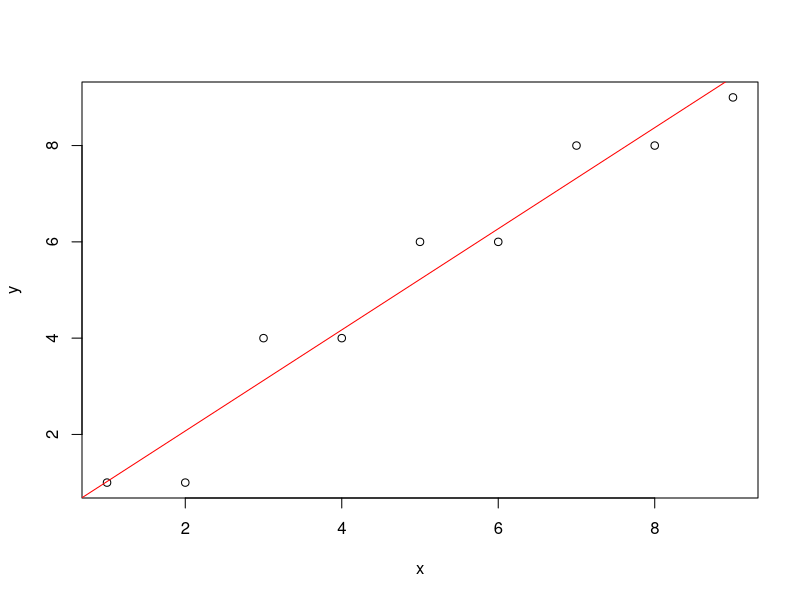
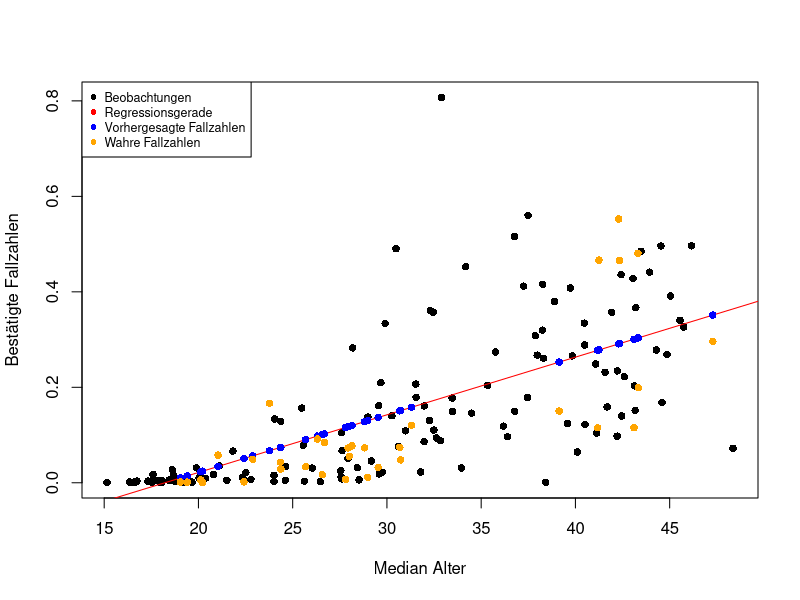

The R script that drew these images, in order:
######### ====================== Datenanalyse SS 2022 ====================== #########

########### ---------------------- Loesung zum 10. Aufgabenzettel ---------------------- ##########

#### Aufgabe 27 ---- 

## Einlesen & Streudiagramm --

daten = data.frame(
  x=c(1, 2, 3, 4, 5, 6, 7, 8, 9),
  y=c(1, 1, 4, 4, 6, 6, 8, 8, 9)
)

plot(daten)

## Regressionsgerade --

cf = lm(daten$y ~ daten$x)$coefficients

abline(cf, col="red" )

## Output interpretieren --

summary(lm(daten$y ~ daten$x))


#### Aufgabe 28 ---- 

## Einlesen --

covid_daily <- read.table(file = "covid_19_daily_reports_06-20-2022.csv",header = TRUE, sep = ";", dec = ".")
str(covid_daily)
summary(covid_daily)

meta <- read.table(file = "meta.csv",header = TRUE, sep = ";", dec = ",")
str(meta)
summary(meta)

## Verbinden der Datensätze --

covid <- merge(covid_daily, meta, by = "Country") 
covid$Rel.Confirmed = covid$Confirmed/covid$Population

str(covid)
summary(covid)

for(s in 2:ncol(covid)){
  if(class(covid[,s]) == "character"){
    covid[,s] = as.numeric(covid[,s])
  }
}


## Aufteilen nach Vorhandensein der Daten -- 

testing = covid[which(is.na(covid$Rel.Confirmed), arr.ind=TRUE),]
training = covid[which(!is.na(covid$Rel.Confirmed), arr.ind=TRUE),]


## Multiple Lineare Regression --

confirmed_LR_1 <- lm(Rel.Confirmed ~ Population+Median.Age+Life.Expectancy, data = training)
summary(confirmed_LR_1)

# Andere Variablen in Regression   
confirmed_LR_2 <- lm(Rel.Confirmed ~ Urban+Median.Age+Life.Expectancy, data = training)
summary(confirmed_LR_2)

# ALLE Variablen, die wir haben 

confirmed_LR_All <- lm(Rel.Confirmed ~ Population+Density+Urban+Median.Age+
                       Males.per.Female+Fertility+Life.Expectancy+GDP+
                       Median.wealth+Mean.wealth, data = covid)

summary(confirmed_LR_All)

# -> Alter scheint die Variable mit dem größten, nachhaltigstem Einfluss zu sein. 
# -> Einfach nur sinnlos Variablen in das Model zu packen scheint das R-Squared zu erhöhen, aber nicht das Adjusted-R-Squared 
# -> R-Squared ist niedrig: 
# (1) Die Lineare Regression ist einfach nicht geeignet für das Problem (Voraussetzungen nicht erfüllt)
# (2) Die Variablen, die mit einbezogen wurden, sind die falschen Variablen 
 

## Regression auf dem Training-Datensatz -- 

model <- lm(Rel.Confirmed ~ Median.Age, data = training)
summary(model)

model$coefficients

testing$Rel.Confirmed = predict.lm(model, testing)

##### Plotten der Ergebnisse ------

# Einlesen des vollständigen Datensatzes 
covid_vollständig <- read.table(file = "covid_19_daily_reports_06-20-2022_COMPLETE.csv",header = TRUE, sep = ";", dec = ".")
covid_vollständig = merge(covid_vollständig, meta, by = "Country") 

str(covid_vollständig)
summary(covid_vollständig)

for(s in 2:ncol(covid_vollständig)){
  if(class(covid_vollständig[,s]) == "character"){
    covid_vollständig[,s] = as.numeric(covid_vollständig[,s])
  }
}
covid_vollständig$Rel.Confirmed = covid_vollständig$Confirmed/covid_vollständig$Population


# Datenpunkte finden, die im ersten Datensatz fehlten 
index <- which(is.na(covid$Confirmed), arr.ind = T)

plot(x=training$Median.Age, y=training$Rel.Confirmed, 
     xlab="Median Alter",ylab="Bestätigte Fallzahlen", pch=16) 

# Regressionsgerade einzeichnen 
abline(model,col="red") 

# Die ersetzten fehlenden Daten eintragen 
points(x=testing$Median.Age, y=testing$Rel.Confirmed, col="blue", pch=16)

# Die wirklichen fehlenden Daten eintragen 
points(x=covid_vollständig$Median.Age[index],y=covid_vollständig$Rel.Confirmed[index],  col = "orange", pch=16)

legend("topleft", pch = 16, text.font = 1, cex=0.75, 
       legend = c("Beobachtungen", "Regressionsgerade", "Vorhergesagte Fallzahlen", "Wahre Fallzahlen"),
       col = c("black", "red", "blue", "orange"))


